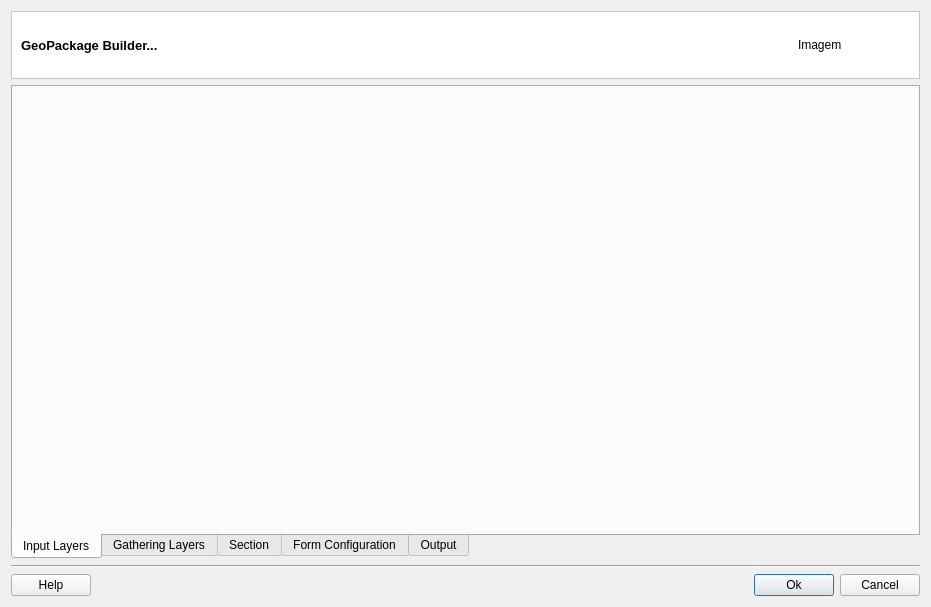
<?xml version="1.0" encoding="UTF-8"?>
<ui version="4.0">
 <class>GeoPackageBuilderDialogForm</class>
 <widget class="QDialog" name="GeoPackageBuilderDialogForm">
  <property name="geometry">
   <rect>
    <x>0</x>
    <y>0</y>
    <width>931</width>
    <height>607</height>
   </rect>
  </property>
  <property name="windowTitle">
   <string>GeoPackage Builder</string>
  </property>
  <layout class="QGridLayout" name="gridLayout_4">
   <item row="0" column="0">
    <layout class="QGridLayout" name="gridLayout">
     <item row="1" column="0">
      <widget class="QTabWidget" name="m_tabWidget">
       <property name="tabPosition">
        <enum>QTabWidget::South</enum>
       </property>
       <property name="currentIndex">
        <number>0</number>
       </property>
       <widget class="QWidget" name="tab">
        <attribute name="title">
         <string>Input Layers</string>
        </attribute>
       </widget>
       <widget class="QWidget" name="tab_2">
        <attribute name="title">
         <string>Gathering Layers</string>
        </attribute>
       </widget>
       <widget class="QWidget" name="tab_3">
        <attribute name="title">
         <string>Section</string>
        </attribute>
        <layout class="QGridLayout" name="gridLayout_15">
         <item row="0" column="0">
          <layout class="QGridLayout" name="gridLayout_14">
           <item row="0" column="0">
            <widget class="QGroupBox" name="groupBox">
             <property name="title">
              <string>Section</string>
             </property>
             <property name="flat">
              <bool>true</bool>
             </property>
             <layout class="QGridLayout" name="gridLayout_8">
              <item row="0" column="0">
               <layout class="QGridLayout" name="gridLayout_7">
                <item row="0" column="0">
                 <widget class="QLabel" name="label">
                  <property name="text">
                   <string>Name:</string>
                  </property>
                  <property name="alignment">
                   <set>Qt::AlignRight|Qt::AlignTrailing|Qt::AlignVCenter</set>
                  </property>
                 </widget>
                </item>
                <item row="0" column="1">
                 <widget class="QLineEdit" name="m_sectionNameLineEdit"/>
                </item>
                <item row="1" column="0">
                 <widget class="QLabel" name="label_2">
                  <property name="text">
                   <string>Description:</string>
                  </property>
                  <property name="alignment">
                   <set>Qt::AlignRight|Qt::AlignTrailing|Qt::AlignVCenter</set>
                  </property>
                 </widget>
                </item>
                <item row="1" column="1">
                 <widget class="QLineEdit" name="m_sectionDescLineEdit"/>
                </item>
               </layout>
              </item>
             </layout>
            </widget>
           </item>
           <item row="1" column="0">
            <widget class="QGroupBox" name="groupBox_2">
             <property name="title">
              <string>Form</string>
             </property>
             <property name="flat">
              <bool>true</bool>
             </property>
             <layout class="QGridLayout" name="gridLayout_13">
              <item row="0" column="0">
               <layout class="QGridLayout" name="gridLayout_12">
                <item row="0" column="0" colspan="2">
                 <layout class="QGridLayout" name="gridLayout_9">
                  <item row="0" column="0">
                   <widget class="QLabel" name="label_3">
                    <property name="text">
                     <string>Layer:</string>
                    </property>
                    <property name="alignment">
                     <set>Qt::AlignRight|Qt::AlignTrailing|Qt::AlignVCenter</set>
                    </property>
                   </widget>
                  </item>
                  <item row="0" column="1">
                   <widget class="QComboBox" name="m_formLayerComboBox"/>
                  </item>
                  <item row="1" column="0">
                   <widget class="QLabel" name="label_5">
                    <property name="text">
                     <string>Name:</string>
                    </property>
                    <property name="alignment">
                     <set>Qt::AlignRight|Qt::AlignTrailing|Qt::AlignVCenter</set>
                    </property>
                   </widget>
                  </item>
                  <item row="1" column="1">
                   <widget class="QLineEdit" name="m_formNameLineEdit"/>
                  </item>
                 </layout>
                </item>
                <item row="1" column="0" colspan="2">
                 <widget class="QTableWidget" name="m_formTableWidget">
                  <property name="alternatingRowColors">
                   <bool>true</bool>
                  </property>
                  <property name="selectionMode">
                   <enum>QAbstractItemView::NoSelection</enum>
                  </property>
                  <column>
                   <property name="text">
                    <string>Add to Form</string>
                   </property>
                  </column>
                  <column>
                   <property name="text">
                    <string>Name</string>
                   </property>
                  </column>
                  <column>
                   <property name="text">
                    <string>Type</string>
                   </property>
                  </column>
                  <column>
                   <property name="text">
                    <string>Key</string>
                   </property>
                  </column>
                  <column>
                   <property name="text">
                    <string>Label</string>
                   </property>
                  </column>
                  <column>
                   <property name="text">
                    <string>Type</string>
                   </property>
                  </column>
                 </widget>
                </item>
                <item row="2" column="0">
                 <spacer name="horizontalSpacer_2">
                  <property name="orientation">
                   <enum>Qt::Horizontal</enum>
                  </property>
                  <property name="sizeHint" stdset="0">
                   <size>
                    <width>748</width>
                    <height>20</height>
                   </size>
                  </property>
                 </spacer>
                </item>
                <item row="2" column="1">
                 <widget class="QToolButton" name="m_addFormToolButton">
                  <property name="text">
                   <string>...</string>
                  </property>
                 </widget>
                </item>
               </layout>
              </item>
             </layout>
            </widget>
           </item>
          </layout>
         </item>
        </layout>
       </widget>
       <widget class="QWidget" name="tab_4">
        <attribute name="title">
         <string>Form Configuration</string>
        </attribute>
        <layout class="QGridLayout" name="gridLayout_24">
         <item row="0" column="0">
          <layout class="QGridLayout" name="gridLayout_19">
           <item row="0" column="0">
            <widget class="QGroupBox" name="groupBox_3">
             <property name="title">
              <string>Section Forms</string>
             </property>
             <property name="flat">
              <bool>true</bool>
             </property>
             <layout class="QGridLayout" name="gridLayout_16">
              <item row="0" column="0">
               <widget class="QTreeWidget" name="m_treeWidget">
                <attribute name="headerVisible">
                 <bool>false</bool>
                </attribute>
                <column>
                 <property name="text">
                  <string>form item</string>
                 </property>
                </column>
                <column>
                 <property name="text">
                  <string>type</string>
                 </property>
                </column>
               </widget>
              </item>
             </layout>
            </widget>
           </item>
           <item row="0" column="1">
            <widget class="QGroupBox" name="groupBox_4">
             <property name="title">
              <string>Form / Property</string>
             </property>
             <property name="flat">
              <bool>true</bool>
             </property>
             <layout class="QGridLayout" name="gridLayout_18">
              <item row="0" column="0">
               <layout class="QGridLayout" name="gridLayout_17">
                <item row="0" column="0">
                 <layout class="QGridLayout" name="gridLayout_23">
                  <item row="0" column="0">
                   <layout class="QGridLayout" name="gridLayout_20">
                    <item row="0" column="0">
                     <widget class="QLineEdit" name="m_formItemLineEdit">
                      <property name="enabled">
                       <bool>false</bool>
                      </property>
                     </widget>
                    </item>
                   </layout>
                  </item>
                  <item row="1" column="0">
                   <widget class="Line" name="line_2">
                    <property name="orientation">
                     <enum>Qt::Horizontal</enum>
                    </property>
                   </widget>
                  </item>
                 </layout>
                </item>
                <item row="1" column="0">
                 <widget class="QStackedWidget" name="m_stackedWidget">
                  <property name="currentIndex">
                   <number>9</number>
                  </property>
                  <widget class="QWidget" name="page">
                   <layout class="QGridLayout" name="gridLayout_28">
                    <item row="0" column="0">
                     <layout class="QGridLayout" name="gridLayout_27">
                      <item row="0" column="0">
                       <layout class="QGridLayout" name="gridLayout_26">
                        <item row="0" column="0">
                         <layout class="QGridLayout" name="gridLayout_25">
                          <item row="0" column="0">
                           <widget class="QCheckBox" name="m_defaultValueBoolCheckBox">
                            <property name="text">
                             <string>Default Value:</string>
                            </property>
                           </widget>
                          </item>
                          <item row="0" column="1">
                           <widget class="QComboBox" name="m_boolComboBox">
                            <property name="enabled">
                             <bool>false</bool>
                            </property>
                            <property name="sizePolicy">
                             <sizepolicy hsizetype="Minimum" vsizetype="Fixed">
                              <horstretch>0</horstretch>
                              <verstretch>0</verstretch>
                             </sizepolicy>
                            </property>
                            <item>
                             <property name="text">
                              <string>TRUE</string>
                             </property>
                            </item>
                            <item>
                             <property name="text">
                              <string>FALSE</string>
                             </property>
                            </item>
                           </widget>
                          </item>
                         </layout>
                        </item>
                        <item row="0" column="1">
                         <spacer name="horizontalSpacer_5">
                          <property name="orientation">
                           <enum>Qt::Horizontal</enum>
                          </property>
                          <property name="sizeHint" stdset="0">
                           <size>
                            <width>40</width>
                            <height>20</height>
                           </size>
                          </property>
                         </spacer>
                        </item>
                       </layout>
                      </item>
                      <item row="1" column="0">
                       <spacer name="verticalSpacer_2">
                        <property name="orientation">
                         <enum>Qt::Vertical</enum>
                        </property>
                        <property name="sizeHint" stdset="0">
                         <size>
                          <width>20</width>
                          <height>40</height>
                         </size>
                        </property>
                       </spacer>
                      </item>
                     </layout>
                    </item>
                   </layout>
                  </widget>
                  <widget class="QWidget" name="page_2">
                   <layout class="QGridLayout" name="gridLayout_32">
                    <item row="0" column="0">
                     <layout class="QGridLayout" name="gridLayout_31">
                      <item row="0" column="0">
                       <layout class="QGridLayout" name="gridLayout_30">
                        <item row="0" column="0">
                         <layout class="QGridLayout" name="gridLayout_29">
                          <item row="0" column="0">
                           <widget class="QCheckBox" name="m_defaultValueDateCheckBox">
                            <property name="text">
                             <string>Default Value:</string>
                            </property>
                           </widget>
                          </item>
                          <item row="0" column="1">
                           <widget class="QDateEdit" name="m_dateEdit">
                            <property name="enabled">
                             <bool>false</bool>
                            </property>
                           </widget>
                          </item>
                         </layout>
                        </item>
                        <item row="0" column="1">
                         <spacer name="horizontalSpacer_6">
                          <property name="orientation">
                           <enum>Qt::Horizontal</enum>
                          </property>
                          <property name="sizeHint" stdset="0">
                           <size>
                            <width>40</width>
                            <height>20</height>
                           </size>
                          </property>
                         </spacer>
                        </item>
                       </layout>
                      </item>
                      <item row="1" column="0">
                       <spacer name="verticalSpacer_3">
                        <property name="orientation">
                         <enum>Qt::Vertical</enum>
                        </property>
                        <property name="sizeHint" stdset="0">
                         <size>
                          <width>20</width>
                          <height>40</height>
                         </size>
                        </property>
                       </spacer>
                      </item>
                     </layout>
                    </item>
                   </layout>
                  </widget>
                  <widget class="QWidget" name="page_3">
                   <layout class="QGridLayout" name="gridLayout_36">
                    <item row="0" column="0">
                     <layout class="QGridLayout" name="gridLayout_35">
                      <item row="0" column="0">
                       <layout class="QGridLayout" name="gridLayout_34">
                        <item row="0" column="0">
                         <layout class="QGridLayout" name="gridLayout_33">
                          <item row="0" column="0">
                           <widget class="QCheckBox" name="m_defaultValueDoubleCheckBox">
                            <property name="text">
                             <string>Default Value:</string>
                            </property>
                           </widget>
                          </item>
                          <item row="0" column="1">
                           <widget class="QLineEdit" name="m_doubleLineEdit">
                            <property name="enabled">
                             <bool>false</bool>
                            </property>
                           </widget>
                          </item>
                         </layout>
                        </item>
                        <item row="0" column="1">
                         <spacer name="horizontalSpacer_7">
                          <property name="orientation">
                           <enum>Qt::Horizontal</enum>
                          </property>
                          <property name="sizeHint" stdset="0">
                           <size>
                            <width>40</width>
                            <height>20</height>
                           </size>
                          </property>
                         </spacer>
                        </item>
                       </layout>
                      </item>
                      <item row="1" column="0">
                       <spacer name="verticalSpacer_4">
                        <property name="orientation">
                         <enum>Qt::Vertical</enum>
                        </property>
                        <property name="sizeHint" stdset="0">
                         <size>
                          <width>20</width>
                          <height>40</height>
                         </size>
                        </property>
                       </spacer>
                      </item>
                     </layout>
                    </item>
                   </layout>
                  </widget>
                  <widget class="QWidget" name="page_4">
                   <layout class="QGridLayout" name="gridLayout_40">
                    <item row="0" column="0">
                     <layout class="QGridLayout" name="gridLayout_37">
                      <item row="0" column="0">
                       <layout class="QGridLayout" name="gridLayout_38">
                        <item row="0" column="0">
                         <layout class="QGridLayout" name="gridLayout_39">
                          <item row="0" column="0">
                           <widget class="QCheckBox" name="m_defaultValueIntCheckBox">
                            <property name="text">
                             <string>Default Value:</string>
                            </property>
                           </widget>
                          </item>
                          <item row="0" column="1">
                           <widget class="QLineEdit" name="m_intLineEdit">
                            <property name="enabled">
                             <bool>false</bool>
                            </property>
                           </widget>
                          </item>
                         </layout>
                        </item>
                        <item row="0" column="1">
                         <spacer name="horizontalSpacer_8">
                          <property name="orientation">
                           <enum>Qt::Horizontal</enum>
                          </property>
                          <property name="sizeHint" stdset="0">
                           <size>
                            <width>40</width>
                            <height>20</height>
                           </size>
                          </property>
                         </spacer>
                        </item>
                       </layout>
                      </item>
                      <item row="1" column="0">
                       <spacer name="verticalSpacer_5">
                        <property name="orientation">
                         <enum>Qt::Vertical</enum>
                        </property>
                        <property name="sizeHint" stdset="0">
                         <size>
                          <width>20</width>
                          <height>40</height>
                         </size>
                        </property>
                       </spacer>
                      </item>
                     </layout>
                    </item>
                   </layout>
                  </widget>
                  <widget class="QWidget" name="page_5">
                   <layout class="QGridLayout" name="gridLayout_44">
                    <item row="0" column="0">
                     <layout class="QGridLayout" name="gridLayout_41">
                      <item row="0" column="0">
                       <layout class="QGridLayout" name="gridLayout_42">
                        <item row="0" column="0">
                         <layout class="QGridLayout" name="gridLayout_43">
                          <item row="0" column="0">
                           <widget class="QCheckBox" name="m_defaultValueLabelCheckBox">
                            <property name="text">
                             <string>Default Value:</string>
                            </property>
                           </widget>
                          </item>
                          <item row="0" column="1">
                           <widget class="QLineEdit" name="m_labelLineEdit">
                            <property name="enabled">
                             <bool>false</bool>
                            </property>
                           </widget>
                          </item>
                         </layout>
                        </item>
                        <item row="0" column="1">
                         <spacer name="horizontalSpacer_9">
                          <property name="orientation">
                           <enum>Qt::Horizontal</enum>
                          </property>
                          <property name="sizeHint" stdset="0">
                           <size>
                            <width>40</width>
                            <height>20</height>
                           </size>
                          </property>
                         </spacer>
                        </item>
                       </layout>
                      </item>
                      <item row="1" column="0">
                       <spacer name="verticalSpacer_6">
                        <property name="orientation">
                         <enum>Qt::Vertical</enum>
                        </property>
                        <property name="sizeHint" stdset="0">
                         <size>
                          <width>20</width>
                          <height>40</height>
                         </size>
                        </property>
                       </spacer>
                      </item>
                     </layout>
                    </item>
                   </layout>
                  </widget>
                  <widget class="QWidget" name="page_6">
                   <layout class="QGridLayout" name="gridLayout_50">
                    <item row="0" column="0">
                     <layout class="QGridLayout" name="gridLayout_49">
                      <item row="0" column="0">
                       <layout class="QGridLayout" name="gridLayout_46">
                        <item row="0" column="0">
                         <layout class="QGridLayout" name="gridLayout_47">
                          <item row="0" column="0">
                           <widget class="QCheckBox" name="m_defaultValueStringComboCheckBox">
                            <property name="text">
                             <string>Default Value:</string>
                            </property>
                           </widget>
                          </item>
                          <item row="0" column="1">
                           <widget class="QLineEdit" name="m_stringComboLineEdit">
                            <property name="enabled">
                             <bool>false</bool>
                            </property>
                           </widget>
                          </item>
                         </layout>
                        </item>
                        <item row="0" column="1">
                         <spacer name="horizontalSpacer_10">
                          <property name="orientation">
                           <enum>Qt::Horizontal</enum>
                          </property>
                          <property name="sizeHint" stdset="0">
                           <size>
                            <width>40</width>
                            <height>20</height>
                           </size>
                          </property>
                         </spacer>
                        </item>
                       </layout>
                      </item>
                      <item row="1" column="0">
                       <widget class="QGroupBox" name="groupBox_5">
                        <property name="title">
                         <string>Values</string>
                        </property>
                        <property name="flat">
                         <bool>true</bool>
                        </property>
                        <layout class="QGridLayout" name="gridLayout_48">
                         <item row="0" column="0">
                          <layout class="QGridLayout" name="gridLayout_45">
                           <item row="0" column="0">
                            <widget class="QLineEdit" name="m_stringComboValueLineEdit"/>
                           </item>
                           <item row="0" column="1">
                            <widget class="QToolButton" name="m_stringComboAddToolButton">
                             <property name="text">
                              <string>...</string>
                             </property>
                            </widget>
                           </item>
                           <item row="1" column="0" colspan="2">
                            <widget class="QListWidget" name="m_listWidget">
                             <property name="dragDropMode">
                              <enum>QAbstractItemView::InternalMove</enum>
                             </property>
                             <property name="defaultDropAction">
                              <enum>Qt::TargetMoveAction</enum>
                             </property>
                             <property name="alternatingRowColors">
                              <bool>true</bool>
                             </property>
                            </widget>
                           </item>
                          </layout>
                         </item>
                        </layout>
                       </widget>
                      </item>
                     </layout>
                    </item>
                   </layout>
                  </widget>
                  <widget class="QWidget" name="page_7">
                   <layout class="QGridLayout" name="gridLayout_54">
                    <item row="0" column="0">
                     <layout class="QGridLayout" name="gridLayout_51">
                      <item row="0" column="0">
                       <layout class="QGridLayout" name="gridLayout_52">
                        <item row="0" column="0">
                         <layout class="QGridLayout" name="gridLayout_53">
                          <item row="0" column="0">
                           <widget class="QCheckBox" name="m_defaultValueStringCheckBox">
                            <property name="text">
                             <string>Default Value:</string>
                            </property>
                           </widget>
                          </item>
                          <item row="0" column="1">
                           <widget class="QLineEdit" name="m_stringLineEdit"/>
                          </item>
                         </layout>
                        </item>
                        <item row="0" column="1">
                         <spacer name="horizontalSpacer_11">
                          <property name="orientation">
                           <enum>Qt::Horizontal</enum>
                          </property>
                          <property name="sizeHint" stdset="0">
                           <size>
                            <width>40</width>
                            <height>20</height>
                           </size>
                          </property>
                         </spacer>
                        </item>
                       </layout>
                      </item>
                      <item row="1" column="0">
                       <spacer name="verticalSpacer_7">
                        <property name="orientation">
                         <enum>Qt::Vertical</enum>
                        </property>
                        <property name="sizeHint" stdset="0">
                         <size>
                          <width>20</width>
                          <height>40</height>
                         </size>
                        </property>
                       </spacer>
                      </item>
                     </layout>
                    </item>
                   </layout>
                  </widget>
                  <widget class="QWidget" name="page_8">
                   <layout class="QGridLayout" name="gridLayout_58">
                    <item row="0" column="0">
                     <layout class="QGridLayout" name="gridLayout_55">
                      <item row="0" column="0">
                       <layout class="QGridLayout" name="gridLayout_56">
                        <item row="0" column="0">
                         <layout class="QGridLayout" name="gridLayout_57">
                          <item row="0" column="0">
                           <widget class="QCheckBox" name="m_defaultValueTimeCheckBox">
                            <property name="text">
                             <string>Default Value:</string>
                            </property>
                           </widget>
                          </item>
                          <item row="0" column="1">
                           <widget class="QTimeEdit" name="m_timeEdit"/>
                          </item>
                         </layout>
                        </item>
                        <item row="0" column="1">
                         <spacer name="horizontalSpacer_12">
                          <property name="orientation">
                           <enum>Qt::Horizontal</enum>
                          </property>
                          <property name="sizeHint" stdset="0">
                           <size>
                            <width>40</width>
                            <height>20</height>
                           </size>
                          </property>
                         </spacer>
                        </item>
                       </layout>
                      </item>
                      <item row="1" column="0">
                       <spacer name="verticalSpacer_8">
                        <property name="orientation">
                         <enum>Qt::Vertical</enum>
                        </property>
                        <property name="sizeHint" stdset="0">
                         <size>
                          <width>20</width>
                          <height>40</height>
                         </size>
                        </property>
                       </spacer>
                      </item>
                     </layout>
                    </item>
                   </layout>
                  </widget>
                  <widget class="QWidget" name="page_9">
                   <layout class="QGridLayout" name="gridLayout_60">
                    <item row="0" column="0">
                     <layout class="QGridLayout" name="gridLayout_59">
                      <item row="0" column="0">
                       <widget class="QListWidget" name="m_formItemsListWidget">
                        <property name="sizePolicy">
                         <sizepolicy hsizetype="Expanding" vsizetype="MinimumExpanding">
                          <horstretch>0</horstretch>
                          <verstretch>0</verstretch>
                         </sizepolicy>
                        </property>
                        <property name="dragDropMode">
                         <enum>QAbstractItemView::InternalMove</enum>
                        </property>
                        <property name="defaultDropAction">
                         <enum>Qt::TargetMoveAction</enum>
                        </property>
                        <property name="alternatingRowColors">
                         <bool>true</bool>
                        </property>
                       </widget>
                      </item>
                      <item row="1" column="0">
                       <widget class="QLabel" name="label_6">
                        <property name="sizePolicy">
                         <sizepolicy hsizetype="Preferred" vsizetype="Minimum">
                          <horstretch>0</horstretch>
                          <verstretch>0</verstretch>
                         </sizepolicy>
                        </property>
                        <property name="text">
                         <string>* Use drag and drop to reorder the form items.</string>
                        </property>
                       </widget>
                      </item>
                     </layout>
                    </item>
                   </layout>
                  </widget>
                  <widget class="QWidget" name="page_10"/>
                 </widget>
                </item>
                <item row="2" column="0">
                 <layout class="QGridLayout" name="gridLayout_22">
                  <item row="0" column="0">
                   <widget class="Line" name="line_3">
                    <property name="orientation">
                     <enum>Qt::Horizontal</enum>
                    </property>
                   </widget>
                  </item>
                  <item row="1" column="0">
                   <layout class="QGridLayout" name="gridLayout_21">
                    <item row="0" column="0">
                     <spacer name="horizontalSpacer_3">
                      <property name="orientation">
                       <enum>Qt::Horizontal</enum>
                      </property>
                      <property name="sizeHint" stdset="0">
                       <size>
                        <width>40</width>
                        <height>20</height>
                       </size>
                      </property>
                     </spacer>
                    </item>
                    <item row="0" column="1">
                     <widget class="QToolButton" name="m_saveFormItemToolButton">
                      <property name="text">
                       <string>...</string>
                      </property>
                     </widget>
                    </item>
                    <item row="0" column="2">
                     <spacer name="horizontalSpacer_4">
                      <property name="orientation">
                       <enum>Qt::Horizontal</enum>
                      </property>
                      <property name="sizeHint" stdset="0">
                       <size>
                        <width>40</width>
                        <height>20</height>
                       </size>
                      </property>
                     </spacer>
                    </item>
                   </layout>
                  </item>
                 </layout>
                </item>
               </layout>
              </item>
             </layout>
            </widget>
           </item>
          </layout>
         </item>
        </layout>
       </widget>
       <widget class="QWidget" name="tab_5">
        <attribute name="title">
         <string>Output</string>
        </attribute>
        <layout class="QGridLayout" name="gridLayout_11">
         <item row="0" column="0">
          <layout class="QGridLayout" name="gridLayout_10">
           <item row="0" column="0">
            <layout class="QGridLayout" name="gridLayout_3">
             <item row="0" column="0">
              <widget class="QLabel" name="label_4">
               <property name="text">
                <string>Output GeoPackage File</string>
               </property>
              </widget>
             </item>
             <item row="1" column="0">
              <layout class="QGridLayout" name="gridLayout_2">
               <item row="0" column="0">
                <widget class="QLineEdit" name="m_geopackageFileNameLineEdit"/>
               </item>
               <item row="0" column="1">
                <widget class="QToolButton" name="m_dirToolButton">
                 <property name="text">
                  <string>...</string>
                 </property>
                </widget>
               </item>
              </layout>
             </item>
            </layout>
           </item>
           <item row="1" column="0">
            <spacer name="verticalSpacer">
             <property name="orientation">
              <enum>Qt::Vertical</enum>
             </property>
             <property name="sizeHint" stdset="0">
              <size>
               <width>20</width>
               <height>40</height>
              </size>
             </property>
            </spacer>
           </item>
           <item row="2" column="0">
            <widget class="QCheckBox" name="m_visibleAreaCheckBox">
             <property name="text">
              <string>Use the visible area to create the geopackage.</string>
             </property>
            </widget>
           </item>
          </layout>
         </item>
        </layout>
       </widget>
      </widget>
     </item>
     <item row="0" column="0">
      <widget class="QFrame" name="frame">
       <property name="styleSheet">
        <string notr="true">QWidget { background: white }</string>
       </property>
       <property name="frameShape">
        <enum>QFrame::StyledPanel</enum>
       </property>
       <property name="frameShadow">
        <enum>QFrame::Sunken</enum>
       </property>
       <layout class="QGridLayout" name="gridLayout_6">
        <item row="0" column="0">
         <widget class="QLabel" name="m_titleLabel">
          <property name="font">
           <font>
            <pointsize>10</pointsize>
            <weight>75</weight>
            <bold>true</bold>
           </font>
          </property>
          <property name="text">
           <string>GeoPackage Builder...</string>
          </property>
         </widget>
        </item>
        <item row="0" column="1">
         <widget class="QLabel" name="m_imgLabel">
          <property name="minimumSize">
           <size>
            <width>112</width>
            <height>48</height>
           </size>
          </property>
          <property name="maximumSize">
           <size>
            <width>48</width>
            <height>48</height>
           </size>
          </property>
          <property name="text">
           <string>Imagem</string>
          </property>
         </widget>
        </item>
       </layout>
      </widget>
     </item>
     <item row="2" column="0">
      <layout class="QGridLayout" name="gridLayout_5">
       <item row="0" column="0" colspan="4">
        <widget class="Line" name="line">
         <property name="orientation">
          <enum>Qt::Horizontal</enum>
         </property>
        </widget>
       </item>
       <item row="1" column="2">
        <widget class="QPushButton" name="m_okPushButton">
         <property name="text">
          <string>Ok</string>
         </property>
        </widget>
       </item>
       <item row="1" column="0">
        <widget class="QPushButton" name="m_helpPushButton">
         <property name="text">
          <string>Help</string>
         </property>
        </widget>
       </item>
       <item row="1" column="1">
        <spacer name="horizontalSpacer">
         <property name="orientation">
          <enum>Qt::Horizontal</enum>
         </property>
         <property name="sizeHint" stdset="0">
          <size>
           <width>40</width>
           <height>20</height>
          </size>
         </property>
        </spacer>
       </item>
       <item row="1" column="3">
        <widget class="QPushButton" name="m_cancelPushButton">
         <property name="text">
          <string>Cancel</string>
         </property>
        </widget>
       </item>
      </layout>
     </item>
    </layout>
   </item>
  </layout>
 </widget>
 <tabstops>
  <tabstop>m_geopackageFileNameLineEdit</tabstop>
  <tabstop>m_dirToolButton</tabstop>
  <tabstop>m_okPushButton</tabstop>
  <tabstop>m_cancelPushButton</tabstop>
  <tabstop>m_helpPushButton</tabstop>
 </tabstops>
 <resources/>
 <connections>
  <connection>
   <sender>m_cancelPushButton</sender>
   <signal>released()</signal>
   <receiver>GeoPackageBuilderDialogForm</receiver>
   <slot>reject()</slot>
   <hints>
    <hint type="sourcelabel">
     <x>919</x>
     <y>595</y>
    </hint>
    <hint type="destinationlabel">
     <x>420</x>
     <y>408</y>
    </hint>
   </hints>
  </connection>
  <connection>
   <sender>m_defaultValueBoolCheckBox</sender>
   <signal>toggled(bool)</signal>
   <receiver>m_boolComboBox</receiver>
   <slot>setEnabled(bool)</slot>
   <hints>
    <hint type="sourcelabel">
     <x>539</x>
     <y>178</y>
    </hint>
    <hint type="destinationlabel">
     <x>620</x>
     <y>184</y>
    </hint>
   </hints>
  </connection>
  <connection>
   <sender>m_defaultValueDateCheckBox</sender>
   <signal>toggled(bool)</signal>
   <receiver>m_dateEdit</receiver>
   <slot>setEnabled(bool)</slot>
   <hints>
    <hint type="sourcelabel">
     <x>539</x>
     <y>186</y>
    </hint>
    <hint type="destinationlabel">
     <x>607</x>
     <y>182</y>
    </hint>
   </hints>
  </connection>
  <connection>
   <sender>m_defaultValueDoubleCheckBox</sender>
   <signal>toggled(bool)</signal>
   <receiver>m_doubleLineEdit</receiver>
   <slot>setEnabled(bool)</slot>
   <hints>
    <hint type="sourcelabel">
     <x>537</x>
     <y>174</y>
    </hint>
    <hint type="destinationlabel">
     <x>606</x>
     <y>180</y>
    </hint>
   </hints>
  </connection>
  <connection>
   <sender>m_defaultValueIntCheckBox</sender>
   <signal>toggled(bool)</signal>
   <receiver>m_intLineEdit</receiver>
   <slot>setEnabled(bool)</slot>
   <hints>
    <hint type="sourcelabel">
     <x>557</x>
     <y>184</y>
    </hint>
    <hint type="destinationlabel">
     <x>601</x>
     <y>185</y>
    </hint>
   </hints>
  </connection>
  <connection>
   <sender>m_defaultValueLabelCheckBox</sender>
   <signal>toggled(bool)</signal>
   <receiver>m_labelLineEdit</receiver>
   <slot>setEnabled(bool)</slot>
   <hints>
    <hint type="sourcelabel">
     <x>568</x>
     <y>182</y>
    </hint>
    <hint type="destinationlabel">
     <x>604</x>
     <y>182</y>
    </hint>
   </hints>
  </connection>
  <connection>
   <sender>m_defaultValueStringComboCheckBox</sender>
   <signal>toggled(bool)</signal>
   <receiver>m_stringComboLineEdit</receiver>
   <slot>setEnabled(bool)</slot>
   <hints>
    <hint type="sourcelabel">
     <x>564</x>
     <y>182</y>
    </hint>
    <hint type="destinationlabel">
     <x>609</x>
     <y>187</y>
    </hint>
   </hints>
  </connection>
 </connections>
</ui>
